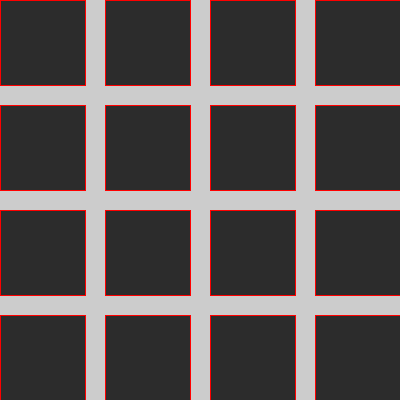
Frame 1 (no input)
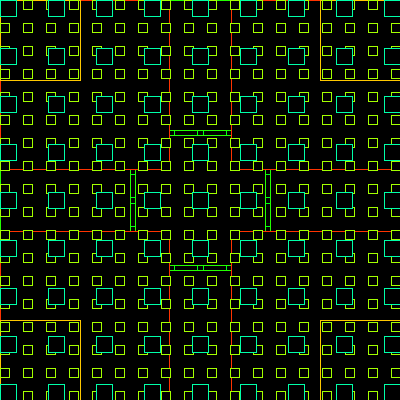
Frame 60 (the mouse pressed at the canvas centre just before this capture)
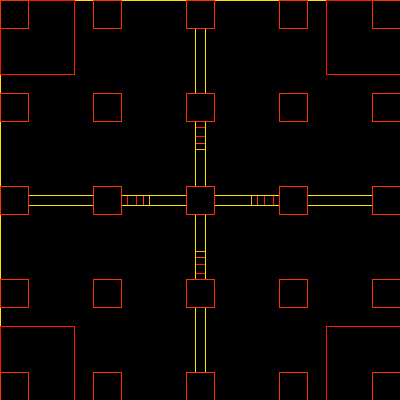
Frame 120 (the mouse held since frame 60 and released just before this capture)

The Processing sketch that drew these frames (run headless with seeded random() and noise(); from frame 60 on, the mouse is pressed at the canvas centre):

// Processing sketch: processing_62142
// ── processing_62142.pde

/*
Square Modulo, Dan Olson 2012
Updated 2013 :
  --Added night and day cycles 
  --Modular width and height
  --Right mouse click pauses program and output to pdf...
           ... (if enabled, uncomment lines and run on host)
  --Left mouse click restarts program
  --Press s for PNG (screenshot to web browser or host folder)
*/
//import processing.pdf.*;
float col;
void setup() {

size(400,400);
//beginRecord(PDF, "filename.pdf");
}

void draw() {
  
int h = hour();

if (h >= 7 || h <= 20) {
  blueWhiteColors();
}

if (h >= 20 || h <= 7) {
  randomPrismColor();
}

frameRate(10);

float r = ceil(random(1,width));

for(float x=0; x<width; x+=r) {
for(float y=0; y<height; y+=r) {
rect(x,y,width%r,height%r);
  }
}

}

void blueWhiteColors() {
  float r=ceil(random(1,400));
  fill(r,255,255,200);
  stroke(45,76,255);
}

void randomPrismColor() {
fill(0,200);
colorMode(HSB,100);
stroke(random(col),100,100);
col = col+1;
if (col > 100) {
col = 0;
  }
}

void mousePressed(){ 
  if(mouseButton == RIGHT) {
  noLoop(); //Halts the program
  //endRecord();
}  else { 
  setup();
  loop();
  }  
}

void keyPressed() {
  if( key == 's' || key == 'S') {
    save("filename.png");
  }
}
